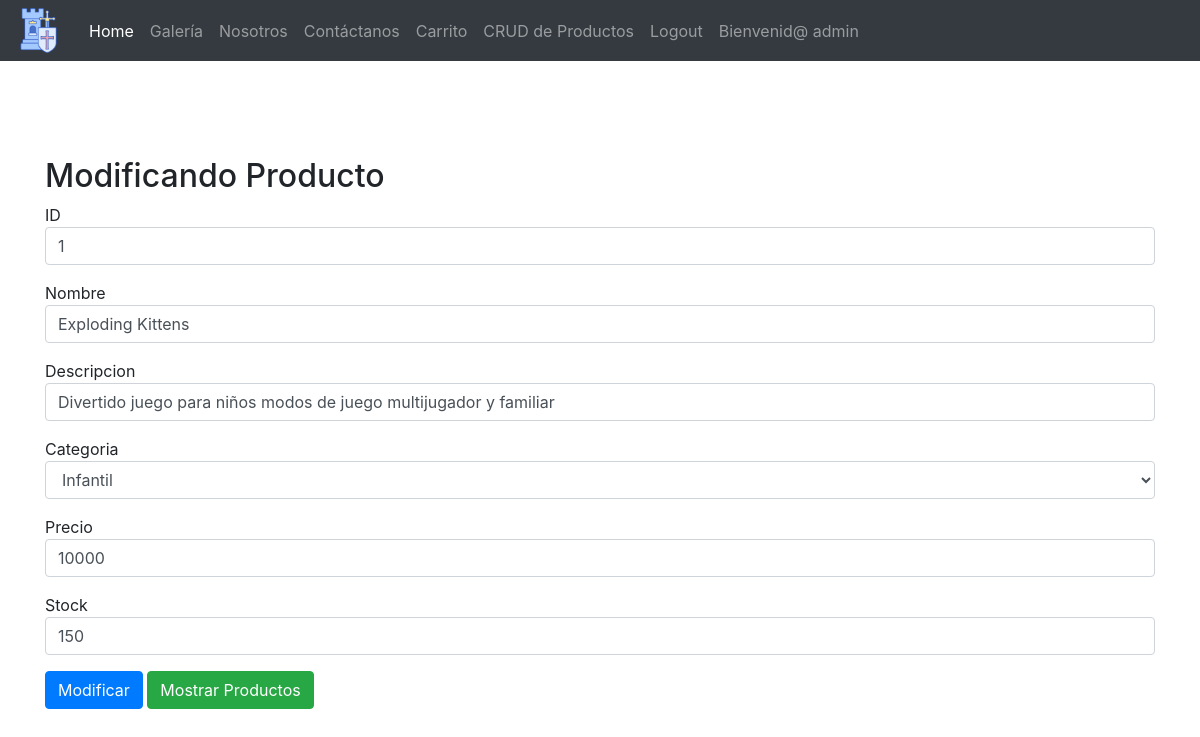
Screenshot of /modificar/1 (signed in) with the database file from the repository.
### carrito/models.py (models this page shows, shortened)
class Producto(models.Model):
    idProducto = models.IntegerField(primary_key=True, verbose_name='Id Producto')
    nombreProducto = models.CharField(max_length=50, blank=True, verbose_name='Nombre Producto')
    descripcionProducto = models.CharField(max_length=100, blank=True, verbose_name='Descripcion Producto')
    imagen=models.ImageField(upload_to="imagenes", null=True, blank=True, verbose_name='Imagen')
    categoriaProducto = models.ForeignKey(Categoria, default=1, on_delete=models.CASCADE, verbose_name='Categoria')
    precioProducto = models.IntegerField(verbose_name='Precio Producto')
    stockProducto = models.IntegerField(verbose_name='Stock Producto')

### carrito/views.py (the view)
# urls.py: path('modificar/<id>', views.modificar, name='modificar'),
@login_required
def modificar(request, id):
    producto = Producto.objects.get(idProducto=id)
    datos ={
        'formMod' : ProductoForm(instance=producto) #instanciamos un objeto encontrado en un formulario de tipo producto
    }
    if request.method=='POST':
        formulario = ProductoForm(data=request.POST, instance=producto)
        if formulario.is_valid():
            formulario.save()    #se utiliza para crear y modificar
            return redirect('crud')
    return render(request, 'modificar.html', datos)

### carrito/models.py (called while the page is built)
    def __str__(self):
        return self.nombreCategoria

### carrito/templates/modificar.html (shortened to what this page needs)
<!DOCTYPE html>
<html lang="en">
<head>
    {% load static %}
    <link rel="stylesheet" type="text/css" href="{% static 'css/bootstrap.min.css' %}">
    <link rel="stylesheet" type="text/css" href="{% static 'css/estilos2.css' %}">
</head>
<body>
  <nav class="navbar navbar-expand-md mb-4 bg-dark navbar-dark">
    <a href="{% url 'inicio' %}" style="margin-right: 20px;">
      <img src="{% static 'img/medieval.png' %}" style="display: block; margin-left: auto; margin-right: auto;" height="45 px">
    </a>
    <div class="collapse navbar-collapse" id="collapsibleNavbar">
      <ul class="navbar-nav">
        <li class="nav-item active">
          <a class="nav-link" href="{% url 'inicio' %}">Home</a>
        </li>
        <li class="nav-item">
          <a class="nav-link" href="{% url 'galeria' %}">Galería</a>
        </li>
        <li class="nav-item">
          <a class="nav-link" href="{% url 'nosotros' %}">Nosotros</a>
        </li>
        <li class="nav-item">
          <a class="nav-link" href="{% url 'contactanos' %}">Contáctanos</a>
        </li>
        <li class="nav-item">
          <a class="nav-link" href="{% url 'carrito' %}">Carrito</a>
        </li>
        {% if user.is_authenticated %}
          <li class="nav-item">
            <a class="nav-link" href="{% url 'crud' %}">CRUD de Productos</a>
          </li>
          <li class="nav-item">
            <a class="nav-link" href="{% url 'logout' %}">Logout</a>
          </li>
          <li class="nav-item">
            <a class="nav-link" href="#">Bienvenid@ {{ user.username }}</a>
          </li>
        {% else %}
          <li class="nav-item">
            <a class="nav-link" href="{% url 'login' %}">Iniciar sesion</a>
          </li>
        {% endif %}
      </ul>
    </div>
  </nav>
  <br>
  <br><br>
      <div class="container">
        <h2>Modificando Producto</h2>
            <form method="POST" action="#" id="formulario">
                  <div class="form-group">
                      {{ formMod.idProducto.label }}
                      {{ formMod.idProducto }}
                  </div>
                  <div class="form-group">
                      {{ formMod.nombreProducto.label }}
                      {{ formMod.nombreProducto }}
                  </div>
                  <div class="form-group">
                      {{ formMod.descripcionProducto.label }}
                      {{ formMod.descripcionProducto }}
                  </div>
                  <div class="form-group">
                      {{ formMod.categoriaProducto.label }}
                      {{ formMod.categoriaProducto }}
                  </div>
                  <div class="form-group">
                    {{ formMod.precioProducto.label }}
                    {{ formMod.precioProducto }}
                  </div>
                  <div class="form-group">
                   {{ formMod.stockProducto.label }}
                   {{ formMod.stockProducto }}
                  </div>
                <input type="submit" class="btn btn-primary" value="Modificar">
                <a href="{% url 'crud' %}" class="btn btn-success">Mostrar Productos</a>
            </form>
     </div>
</body>
</html>

### rows the page displays
Producto: idProducto "1", nombreProducto "Exploding Kittens", descripcionProducto "Divertido juego para niños modos de juego multijugador y familiar", categoriaProducto "Infantil", precioProducto "10000", stockProducto "150"

### other values shown
{{ user.username }} "admin"
